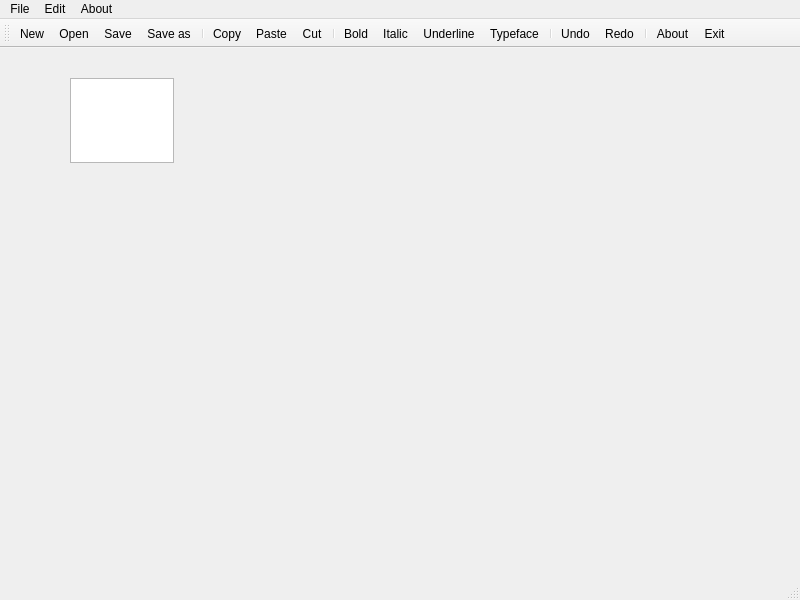
<?xml version="1.0" encoding="UTF-8"?>
<ui version="4.0">
 <class>bridge</class>
 <widget class="QMainWindow" name="bridge">
  <property name="geometry">
   <rect>
    <x>0</x>
    <y>0</y>
    <width>800</width>
    <height>600</height>
   </rect>
  </property>
  <property name="windowTitle">
   <string>TextEditor</string>
  </property>
  <property name="windowIcon">
   <iconset resource="textEditor.qrc">
    <normaloff>:/images/pencil.png</normaloff>:/images/pencil.png</iconset>
  </property>
  <widget class="QWidget" name="centralwidget">
   <widget class="QTextEdit" name="textEdit">
    <property name="geometry">
     <rect>
      <x>70</x>
      <y>30</y>
      <width>104</width>
      <height>85</height>
     </rect>
    </property>
   </widget>
  </widget>
  <widget class="QMenuBar" name="menubar">
   <property name="geometry">
    <rect>
     <x>0</x>
     <y>0</y>
     <width>800</width>
     <height>25</height>
    </rect>
   </property>
   <widget class="QMenu" name="menuFile">
    <property name="title">
     <string>File</string>
    </property>
    <addaction name="action_New"/>
    <addaction name="action_Open"/>
    <addaction name="separator"/>
    <addaction name="action_Save"/>
    <addaction name="actionSave_as"/>
    <addaction name="separator"/>
    <addaction name="separator"/>
    <addaction name="action_Exit"/>
   </widget>
   <widget class="QMenu" name="menuEdit">
    <property name="title">
     <string>Edit</string>
    </property>
    <addaction name="action_Copy"/>
    <addaction name="action_Paste"/>
    <addaction name="action_Cut"/>
    <addaction name="separator"/>
    <addaction name="action_Bold"/>
    <addaction name="action_Italic"/>
    <addaction name="action_Underline"/>
    <addaction name="separator"/>
    <addaction name="action_Typeface"/>
   </widget>
   <widget class="QMenu" name="menuAout">
    <property name="title">
     <string>About</string>
    </property>
    <addaction name="action_About"/>
   </widget>
   <addaction name="menuFile"/>
   <addaction name="menuEdit"/>
   <addaction name="menuAout"/>
  </widget>
  <widget class="QStatusBar" name="statusbar"/>
  <widget class="QToolBar" name="toolBar">
   <property name="windowTitle">
    <string>toolBar</string>
   </property>
   <attribute name="toolBarArea">
    <enum>TopToolBarArea</enum>
   </attribute>
   <attribute name="toolBarBreak">
    <bool>false</bool>
   </attribute>
   <addaction name="action_New"/>
   <addaction name="action_Open"/>
   <addaction name="action_Save"/>
   <addaction name="actionSave_as"/>
   <addaction name="separator"/>
   <addaction name="action_Copy"/>
   <addaction name="action_Paste"/>
   <addaction name="action_Cut"/>
   <addaction name="separator"/>
   <addaction name="action_Bold"/>
   <addaction name="action_Italic"/>
   <addaction name="action_Underline"/>
   <addaction name="action_Typeface"/>
   <addaction name="separator"/>
   <addaction name="action_Undo"/>
   <addaction name="action_Redo"/>
   <addaction name="separator"/>
   <addaction name="action_About"/>
   <addaction name="action_Exit"/>
  </widget>
  <action name="action_New">
   <property name="icon">
    <iconset resource="textEditor.qrc">
     <normaloff>:/images/new.png</normaloff>:/images/new.png</iconset>
   </property>
   <property name="text">
    <string>&amp;New</string>
   </property>
   <property name="shortcut">
    <string>Ctrl+N</string>
   </property>
  </action>
  <action name="action_Open">
   <property name="icon">
    <iconset resource="textEditor.qrc">
     <normaloff>:/images/open.png</normaloff>:/images/open.png</iconset>
   </property>
   <property name="text">
    <string>&amp;Open</string>
   </property>
   <property name="shortcut">
    <string>Ctrl+O</string>
   </property>
  </action>
  <action name="action_Save">
   <property name="icon">
    <iconset resource="textEditor.qrc">
     <normaloff>:/images/save.png</normaloff>:/images/save.png</iconset>
   </property>
   <property name="text">
    <string>&amp;Save</string>
   </property>
   <property name="shortcut">
    <string>Ctrl+S</string>
   </property>
  </action>
  <action name="actionSave_as">
   <property name="icon">
    <iconset resource="textEditor.qrc">
     <normaloff>:/images/save_as.png</normaloff>:/images/save_as.png</iconset>
   </property>
   <property name="text">
    <string>Save &amp;as</string>
   </property>
   <property name="shortcut">
    <string>Ctrl+Shift+S</string>
   </property>
  </action>
  <action name="action_Exit">
   <property name="icon">
    <iconset resource="textEditor.qrc">
     <normaloff>:/images/exit.png</normaloff>:/images/exit.png</iconset>
   </property>
   <property name="text">
    <string>&amp;Exit</string>
   </property>
   <property name="shortcut">
    <string>Ctrl+Q</string>
   </property>
  </action>
  <action name="action_Paste">
   <property name="icon">
    <iconset resource="textEditor.qrc">
     <normaloff>:/images/paste.png</normaloff>:/images/paste.png</iconset>
   </property>
   <property name="text">
    <string>&amp;Paste</string>
   </property>
   <property name="shortcut">
    <string>Ctrl+V</string>
   </property>
  </action>
  <action name="action_Cut">
   <property name="icon">
    <iconset resource="textEditor.qrc">
     <normaloff>:/images/cut.png</normaloff>:/images/cut.png</iconset>
   </property>
   <property name="text">
    <string>&amp;Cut</string>
   </property>
   <property name="shortcut">
    <string>Ctrl+X</string>
   </property>
  </action>
  <action name="action_Copy">
   <property name="icon">
    <iconset resource="textEditor.qrc">
     <normaloff>:/images/copy.png</normaloff>:/images/copy.png</iconset>
   </property>
   <property name="text">
    <string>&amp;Copy</string>
   </property>
   <property name="shortcut">
    <string>Ctrl+C</string>
   </property>
  </action>
  <action name="action_Bold">
   <property name="checkable">
    <bool>true</bool>
   </property>
   <property name="icon">
    <iconset resource="textEditor.qrc">
     <normaloff>:/images/bold.png</normaloff>:/images/bold.png</iconset>
   </property>
   <property name="text">
    <string>&amp;Bold</string>
   </property>
   <property name="shortcut">
    <string>Ctrl+B</string>
   </property>
  </action>
  <action name="action_Italic">
   <property name="checkable">
    <bool>true</bool>
   </property>
   <property name="icon">
    <iconset resource="textEditor.qrc">
     <normaloff>:/images/italic.png</normaloff>:/images/italic.png</iconset>
   </property>
   <property name="text">
    <string>&amp;Italic</string>
   </property>
   <property name="shortcut">
    <string>Ctrl+I</string>
   </property>
  </action>
  <action name="action_Underline">
   <property name="checkable">
    <bool>true</bool>
   </property>
   <property name="icon">
    <iconset resource="textEditor.qrc">
     <normaloff>:/images/underline.png</normaloff>:/images/underline.png</iconset>
   </property>
   <property name="text">
    <string>&amp;Underline</string>
   </property>
   <property name="shortcut">
    <string>Ctrl+U</string>
   </property>
  </action>
  <action name="action_Typeface">
   <property name="icon">
    <iconset resource="textEditor.qrc">
     <normaloff>:/images/font.png</normaloff>:/images/font.png</iconset>
   </property>
   <property name="text">
    <string>&amp;Typeface</string>
   </property>
   <property name="shortcut">
    <string>Ctrl+Shift+F</string>
   </property>
  </action>
  <action name="action_About">
   <property name="icon">
    <iconset resource="textEditor.qrc">
     <normaloff>:/images/info.png</normaloff>:/images/info.png</iconset>
   </property>
   <property name="text">
    <string>&amp;About</string>
   </property>
   <property name="shortcut">
    <string>Ctrl+Shift+I</string>
   </property>
  </action>
  <action name="action_Undo">
   <property name="icon">
    <iconset resource="textEditor.qrc">
     <normaloff>:/images/edit_undo.png</normaloff>:/images/edit_undo.png</iconset>
   </property>
   <property name="text">
    <string>Undo</string>
   </property>
   <property name="toolTip">
    <string>Undo</string>
   </property>
   <property name="shortcut">
    <string>Ctrl+Z</string>
   </property>
  </action>
  <action name="action_Redo">
   <property name="icon">
    <iconset resource="textEditor.qrc">
     <normaloff>:/images/edit_redo.png</normaloff>:/images/edit_redo.png</iconset>
   </property>
   <property name="text">
    <string>Redo</string>
   </property>
   <property name="toolTip">
    <string>Redo</string>
   </property>
   <property name="shortcut">
    <string>Ctrl+R</string>
   </property>
  </action>
 </widget>
 <resources>
  <include location="textEditor.qrc"/>
 </resources>
 <connections/>
</ui>
